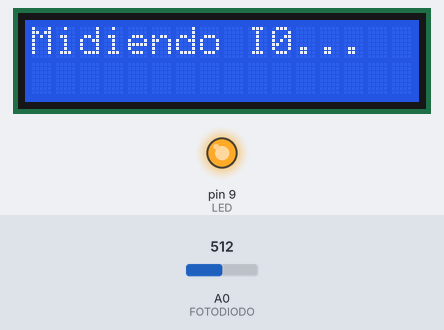
The sketch below on a simulated Arduino Uno, built with avr-gcc and run on an emulated ATmega328P. Parts: 16×2 character LCD, output pins drawn as LEDs (lit = HIGH). The inputs (shaded band) are chosen by the test bench; at power-on: A0 (FOTODIODO) = 512.

Above: at 1.2 s.
1.3 s: A0 (FOTODIODO) set to 11
2.8 s: A0 (FOTODIODO) set to 8
At 4.0 s:
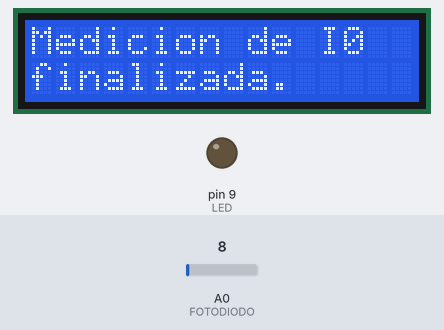
4.3 s: A0 (FOTODIODO) set to 85
At 4.8 s:
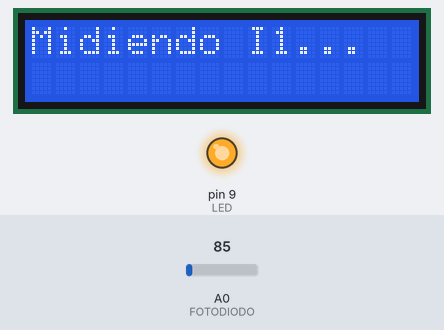
5.8 s: A0 (FOTODIODO) set to 0
At 6.5 s:
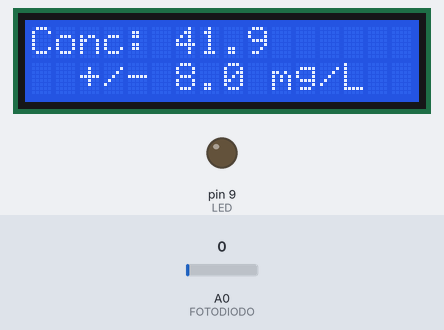
7.3 s: A0 (FOTODIODO) set to 20
At 8.3 s:
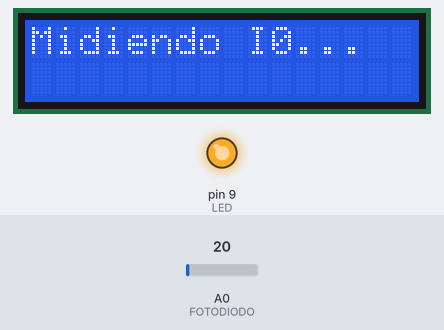
Timing chart, 0 to 9.8 s (numbered marks = the images above; inputs shaded):
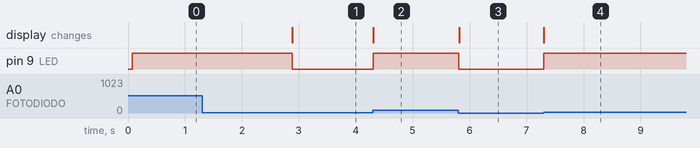

The sketch:

medicion_concentracion.ino
```cpp
/*

Este código se ha construido a partir del del programa 'intensidad_fotodiodo.ino', ya que aplica el mismo procedimiento,
solo que con pasos adicionales. La toma de medidas se repite dos veces: la primera de ellas es para medir la intensidad de
la muestra sin NPs (I0), al acabar, la siguiente medida se guarda automáticamente como la de la intensidad de la muestra con
NPs (I1). A partir de estos valores, se calcula la absorbancia como Abs = -log10(I1 / I0) y su error por propagación, y a
partir de ella, se obtiene la concentración. Al terminar, el código se reinicia para volver a obtener una nueva medida de I0.

Nota: en verdad da igual si I0 es la muestra sin NPs e I1 la muestra con NPs o viceversa, ya que si ambos valores se
intercambian, simplemente se le cambia el signo a la absorbancia. Por eso el código calcula Abs directamente como el
valor absoluto del logaritmo, así matamos el signo y no nos importa el orden de las medidas.

*/


// LIBRERÍA PARA EL LCD

#include <LiquidCrystal.h>


// CONEXIONES DE ARDUINO E INICIALIZACIÓN DEL LCD

const int FOTODIODO = A0; // Pin analógico al que está conectado el fotodiodo.
const int LED = 9; // Pin digital al que está conectado el LED.

const int RS = 2; // Pin digital conectado al RS del LCD.
const int E  = 3; // Pin digital conectado al E  del LCD.
const int D4 = 4; // Pin digital conectado al D4 del LCD.
const int D5 = 5; // Pin digital conectado al D5 del LCD.
const int D6 = 6; // Pin digital conectado al D6 del LCD.
const int D7 = 7; // Pin digital conectado al D7 del LCD.

// El resto de conexiones del LCD:
// GND a tierra.
// VDD a la corriente.
// VO con una resistencia de 3.3 kΩ a tierra.
// RW a tierra.
// BLA con una resistencia de 220 Ω a la corriente.
// BLK a tierra.

LiquidCrystal lcd(RS, E, D4, D5, D6, D7);


// CONSTANTES DEL PROGRAMA

// Valores de la curva de calibrado para calcular la concentración a partir de la absorbancia según la recta
// Con = (Abs - x) / y [mg/L]. Los coeficientes y sus errores están proporcionados por un ajuste de MATLAB.
// Este funciona hasta llegar a una concentración de ~170 mg/L, a partir de ahí ya no es tan fiable.
const float x = -0.02;  const float ex = 0.03;
const float y = 0.0114; const float ey = 0.0003;

// Valor de intensidad a partir del cual el sensor indica que detecta luz. Si está muy oscuro y no fluctua demasiado,
// con 2 va bien (el valor de fondo en oscuridad total oscila entre 0 y 1).
const int umbral = 10;

// Número máximo de medidas que se quieran guardar para hacer la media entre ellas. Cuando se llegue a este valor, el led
// parpadeará para avisar que se ha parado de tomar medias. No ponerlo demasiado alto para evitar que se llene la RAM del
// Arduino, aunque supongo que para que pase eso haría falta un valor excesivamente grande.
const int maxMedidas = 75;

// Tiempo que transcurre entre diferentes medidas (en milisegundos).
const int espera = 100;

// Estado del led mientras se están tomando medidas: HIGH = encendido, LOW = apagado.
const int estado = HIGH;


// INICIALIZACIÓN DE VARIABLES

float I0 = 0; float eI0 = 0; // Valor y error de la intensidad para la primera muestra.
float I1 = 0; float eI1 = 0; // Valor y error de la intensidad para la segunda muestra.

int valores[maxMedidas]; // Vector donde se guardan las medidas de la intensidad.
int indice; // Número de medida.
bool midiendo; // Controla si se detecta luz.
bool limiteAlcanzado; // Controla si se llena el vector "valores".

int fase = 0; // Fase del procedimiento.
// 0 = Esperando luz para medir I0.
// 1 = Midiendo I0.
// 2 = Esperando luz para medir I1.
// 3 = Midiendo I1.
// 4 = Mostrar resultados y resetar a fase 0.


// CÓDIGO

void setup() {
  pinMode(FOTODIODO, INPUT);
  pinMode(LED, OUTPUT);
  lcd.begin(16, 2);
  lcd.clear();
  lcd.print("Esperando luz.");
}

void loop() {
  int valorFD = analogRead(FOTODIODO);

  // Cuando detecta luz por primera vez comienza la fase 1.
  if (fase == 0 && valorFD >= umbral) {
    midiendo = true;
    indice = 0;
    limiteAlcanzado = false;

    fase = 1;
  }

  // Toma de medidas de I0.
  if (fase == 1 && valorFD >= umbral) {
    if (!limiteAlcanzado && indice < maxMedidas) {
      if (indice == 0) {
        lcd.clear();
        lcd.print("Midiendo I0...");
      }
      valores[indice++] = valorFD;
    }

    if (indice == maxMedidas) {
      limiteAlcanzado = true;
    }

    if (!limiteAlcanzado) {
      digitalWrite(LED, estado);
      delay(espera);
    }
  }

  // Cuando ya no detecta luz o se llena el vector de medidas, pasar a fase 2.
  if (fase == 1 && limiteAlcanzado) {
    I0 = Media(valores, indice);
    eI0 = ErrorDeLaMedia(valores, indice, I0);

    lcd.clear();
    lcd.print("Medicion de I0");
    lcd.setCursor(0,1);
    lcd.print("finalizada.");

    while (valorFD >= umbral) {
      digitalWrite(LED, HIGH);
      delay(250);
      digitalWrite(LED, LOW);
      delay(250);
      valorFD = analogRead(FOTODIODO);
    }

    midiendo = false;
    limiteAlcanzado = false;
    digitalWrite(LED, LOW);

    fase = 2;
  }
  if (fase == 1 && valorFD < umbral) {
    I0 = Media(valores, indice);
    eI0 = ErrorDeLaMedia(valores, indice, I0);

    lcd.clear();
    lcd.print("Medicion de I0");
    lcd.setCursor(0,1);
    lcd.print("finalizada.");

    midiendo = false;
    limiteAlcanzado = false;
    digitalWrite(LED, LOW);

    fase = 2;
  }

  // Cuando detecta luz por segunda vez, comienza la fase 3.
  if (fase == 2 && valorFD >= umbral) {
    midiendo = true;
    indice = 0;
    limiteAlcanzado = false;

    fase = 3;
  }

  // Toma de medidas de I1.
  if (fase == 3 && valorFD >= umbral) {
    if (!limiteAlcanzado && indice < maxMedidas) {
      if (indice == 0) {
        lcd.clear();
        lcd.print("Midiendo I1...");
      }
      valores[indice++] = valorFD;
    }

    if (indice == maxMedidas) {
      limiteAlcanzado = true;
    }

    if (!limiteAlcanzado) {
      digitalWrite(LED, estado);
      delay(espera);
    }
  }

  // Cuando ya no detecta luz o se llena el vector de medidas, pasar a fase 4.
  if (fase == 3 && limiteAlcanzado) {
    I1 = Media(valores, indice);
    eI1 = ErrorDeLaMedia(valores, indice, I1);

    lcd.clear();
    lcd.print("Medicion de I1");
    lcd.setCursor(0,1);
    lcd.print("finalizada.");

    while (valorFD >= umbral) {
      digitalWrite(LED, HIGH);
      delay(250);
      digitalWrite(LED, LOW);
      delay(250);
      valorFD = analogRead(FOTODIODO);
    }

    midiendo = false;
    limiteAlcanzado = false;
    digitalWrite(LED, LOW);

    fase = 4;
  }
  if (fase == 3 && valorFD < umbral) {
    I1 = Media(valores, indice);
    eI1 = ErrorDeLaMedia(valores, indice, I1);

    lcd.clear();
    lcd.print("Medicion de I1");
    lcd.setCursor(0,1);
    lcd.print("finalizada.");

    midiendo = false;
    limiteAlcanzado = false;
    digitalWrite(LED, LOW);

    fase = 4;
  }

  // Cálculo de los resultados.
  if (fase == 4) {
    float Abs = abs(log10(I1 / I0)); // Absorbancia.
    float eAbs = sqrt(pow(eI1 / I1, 2) + pow(eI0 / I0, 2)) / log(10); // Error por propagación de incertidumbres.

    float Con = (Abs - x) / y; // Concentración [mg/L].
    float eCon = sqrt(pow(eAbs / y, 2) + pow(ex / y, 2) + pow(Abs / y * ey, 2)); // Error por propagación de incertidumbres.

    lcd.clear();
    lcd.print("Conc: ");
    lcd.print(Con, 1);
    lcd.setCursor(0,1);
    lcd.print("  +/- ");
    lcd.print(eCon, 1);
    lcd.print(" mg/L ");

    // Resetear variables para una nueva medición.
    I0 = eI0 = I1 = eI1 = 0;
    fase = 0;
    midiendo = false;
    limiteAlcanzado = false;
  }
}

// Función para calcular la media
float Media(int *valor, int n) {
  float suma = 0;
  for (int i = 0; i < n; i++) {
    suma += valor[i];
  }
  return suma / n;
}

// Función para calcular el error de la media
float ErrorDeLaMedia(int *valor, int n, float media) {
  float sum_diff_2 = 0;
  for (int i = 0; i < n; i++) {
    float diff = valor[i] - media;
    sum_diff_2 += pow(diff, 2);
  }
  float std = sqrt(sum_diff_2 / (n-1));
  return std / sqrt(n);
}
```

Measured:
- the behaviour switches between 10 and 9 on A0 (FOTODIODO) (found by bisection; images 0 and 1)
- after the input at 1.3 s, every drawn part: stays the same
- after the input at 2.8 s, pin 9 (LED): HIGH → LOW after 0.08 s; the display: changes after 0.08 s (image 1)
- after the input at 4.3 s, pin 9 (LED): LOW → HIGH at once; the display: changes at once (image 2)
- after the input at 5.8 s, pin 9 (LED): HIGH → LOW at once; the display: changes at once (image 3)
- after the input at 7.3 s, pin 9 (LED): LOW → HIGH at once; the display: changes at once (image 4)
